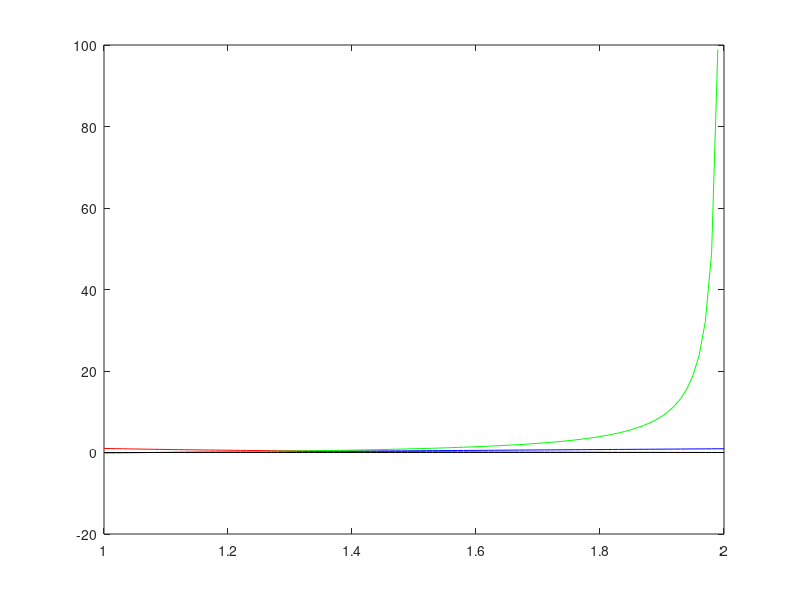

MATLAB code to generate this figure:
x = linspace(1,2,101);
g = 0;
A1 = x.^2/2./(2-x).^2;
A = 1./(2-x)-g^2*A1;

a0=4./x.^2;
%a0=(0.9/0.63)^4;
y = a0+(1-a0).*A;
z = 1-(0.63/1.2)^4-(2-x);

b1=1/(1-(1/1.2)^4);
b2=0.63^4;
b3=b1/(b2+(1-b2)*b1);
h = A - b3;


plot(x,y,'r-',x,z,'b-',x,h,'g-',x,0*x,'k-')
